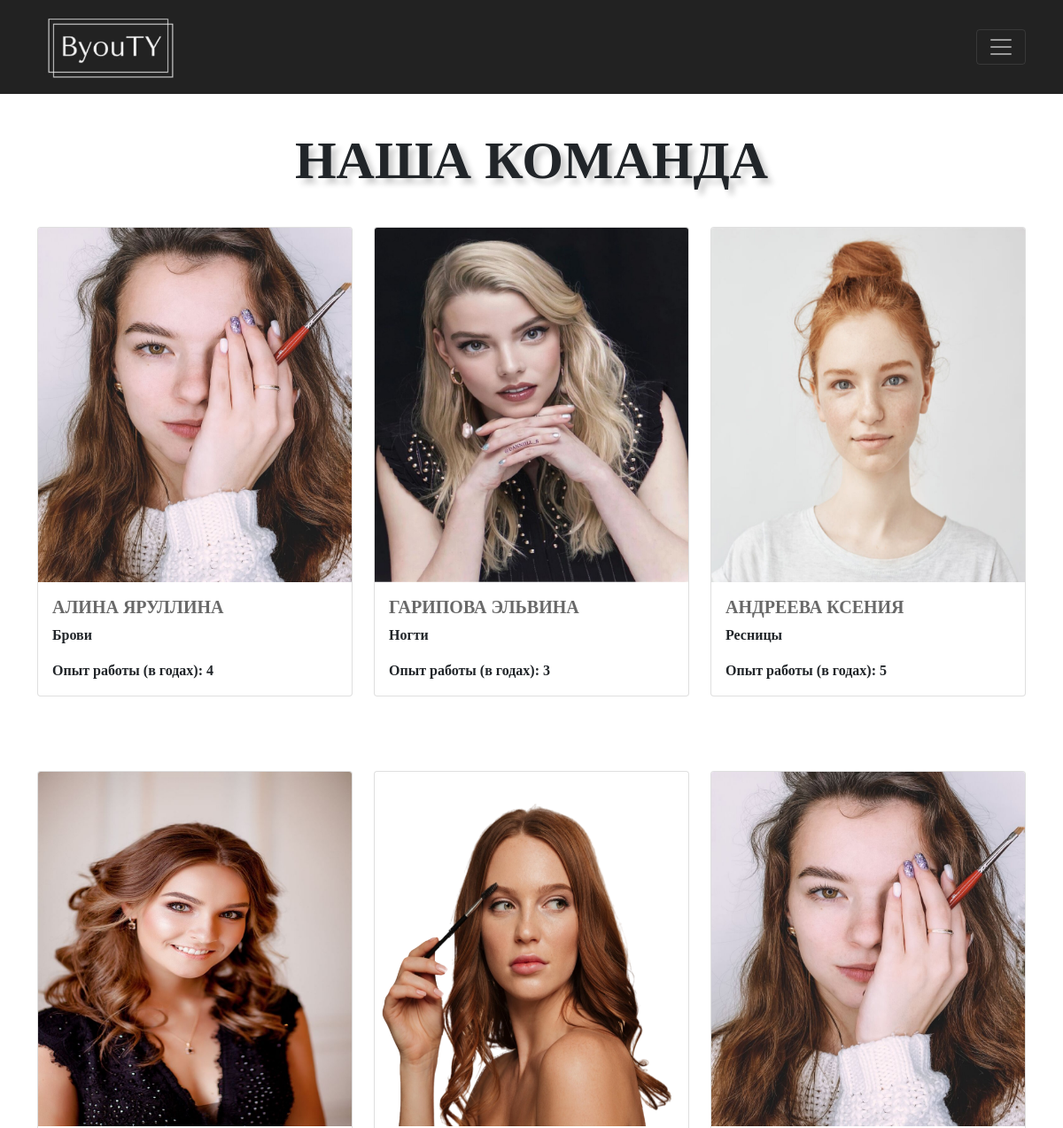
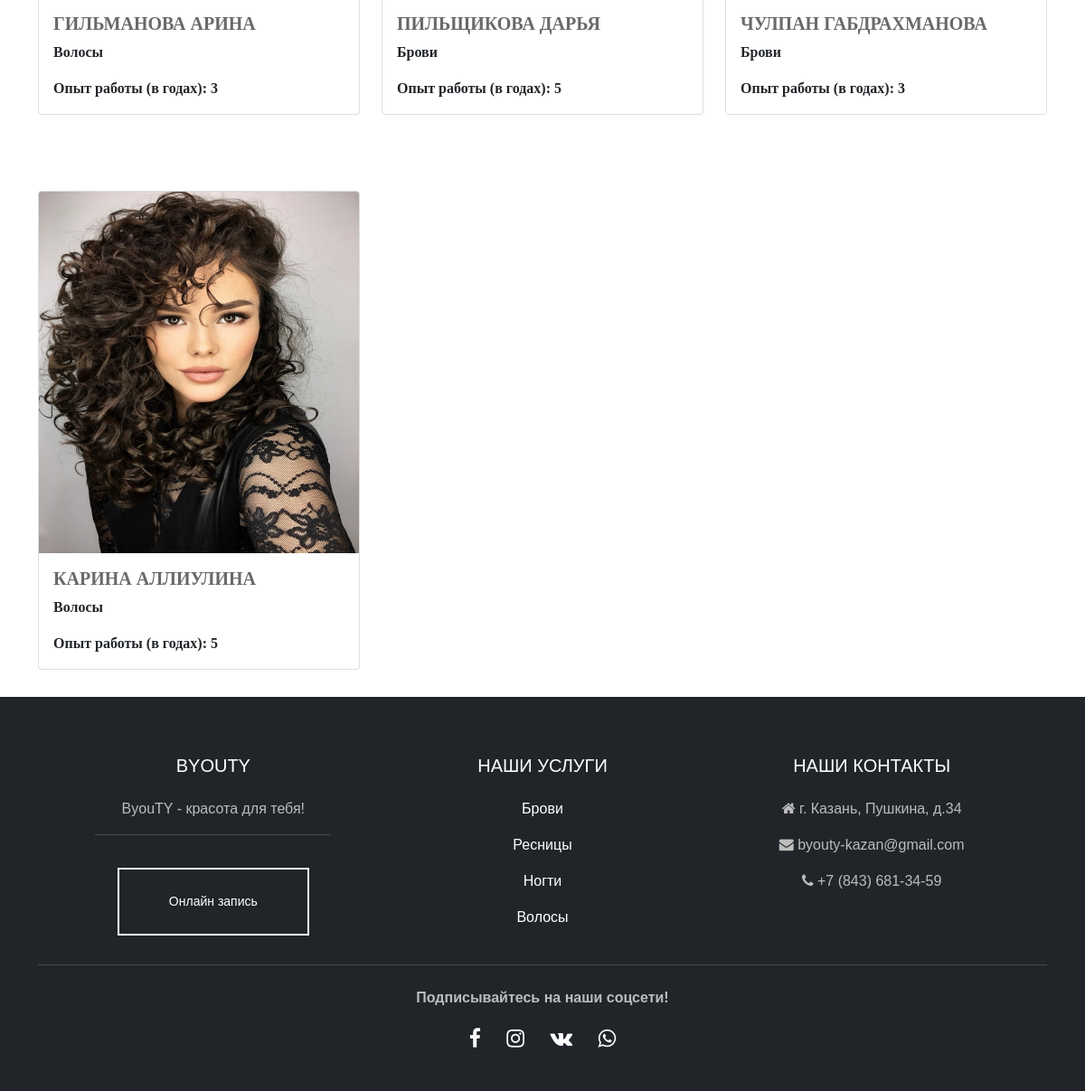
Page /masters/ on the committed database (2 pictures, top to bottom).
### masters/models.py (models this page shows, shortened)
class Master(models.Model):
    name = models.CharField(max_length=100)
    profession = models.ForeignKey(typeBeauty,on_delete=models.CASCADE)
    experience = models.IntegerField()
    image = models.ImageField(upload_to='masters/images')
    description = models.TextField(max_length=1000, blank=True)
    url = models.CharField(max_length=100, blank=True)

### beauty/models.py (models this page shows)
class typeBeauty(models.Model):
    type = models.CharField(max_length=40)
    image = models.ImageField(upload_to='beauty/images/types', blank=True)
    def __str__(self):
        return self.type

### masters/views.py (the view)
# urls.py: path('masters/', masterViews.masters, name='masters'),
def masters(request):
    masters = Master.objects.all()
    return render(request, 'masters.html', {'masters': masters})

### beauty/templates/masters.html
{% extends 'base.html' %}
{% block content %}
<div class="container">
    <div class="advantages-title" style="margin-top: 30px;">
        НАША КОМАНДА
    </div>
    <div class="row row-cols-1 row-cols-md-3 g-4">
        {% for master in masters %}
        <div v-for="master in masters" class="col">
            <div class="card" style="margin-top: 30px; margin-bottom: 30px;">
                <img class="card-img-top" src="{{ master.image.url }}" style=" height: 400px; width: auto;"/>
                <div class="card-body" style="font-family:Garamond; font-weight: bold;">
                    <a href="{% url 'detail' master.id %}" class="card-links">
                    <h5 class="card-title fw-bold">{{ master.name }}</h5>
                    </a>
                    <p class="card-text">{{ master.profession }}</p>
                    <p class="card-text">Опыт работы (в годах): {{ master.experience }}</p>
                </div>
            </div>
        </div>
        {% endfor %}
    </div>
</div>
{% endblock content %}

### beautysalon/static/styles/styles.css (style rules this page uses)
.advantages-title { margin-bottom: 0; text-align: center; font-size: 60px; text-decoration: none; font-family:Garamond; font-weight: 900; text-shadow: 6px 6px 6px rgba(0,0,0,.2); }
.card-links { text-decoration: none; color: #696969; }

### rows in the picture
Master: image (picture), name "АЛИНА ЯРУЛЛИНА", profession "Брови", experience "4"
Master: image (picture), name "ГАРИПОВА ЭЛЬВИНА", profession "Ногти", experience "3"
Master: image (picture), name "АНДРЕЕВА КСЕНИЯ", profession "Ресницы", experience "5"
Master: image (picture), name "ГИЛЬМАНОВА АРИНА", profession "Волосы", experience "3"
Master: image (picture), name "ПИЛЬЩИКОВА ДАРЬЯ", profession "Брови", experience "5"
Master: image (picture), name "ЧУЛПАН ГАБДРАХМАНОВА", profession "Брови", experience "3"
Master: image (picture), name "КАРИНА АЛЛИУЛИНА", profession "Волосы", experience "5"
